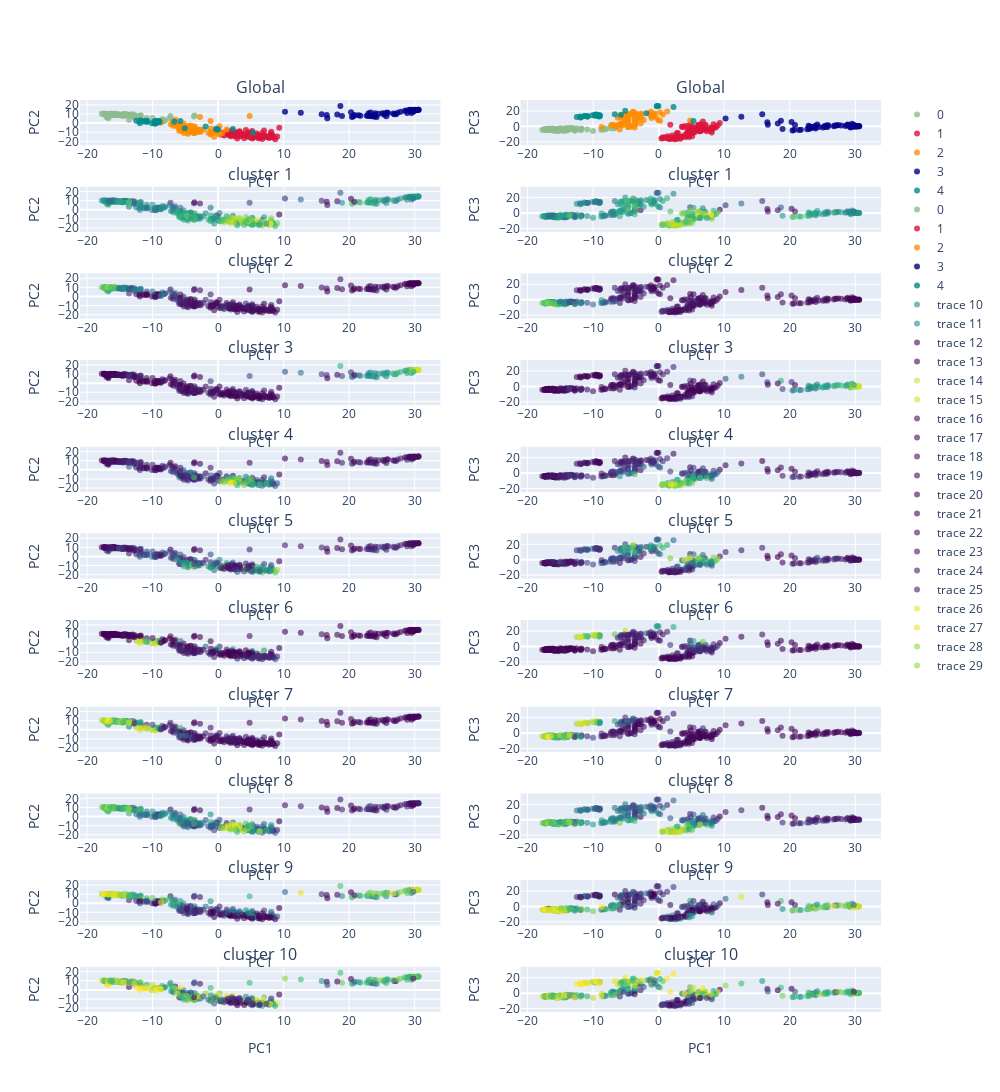

Here is the notebook cell this chart was saved with:
### Markdown cell above
#### iii. cluster visualisation.

The function `MAC_process` performs dimensionality reduction on the _MS profiles_ extracted across local windows. _MS profiles_ are clustered (PCA + Mean Shift). 

Feature-wise, MS profiles contain the normalized probability of individual accessions towards window-level genetic clusters. We average MS_profiles by group. 

Below, the principal coordinates of Dr on the entire data sets are used to convey the ID of _MS profile_ features.

First the labels from the full set clustering are replotted.

### Code cell
from plotly import tools
from structure_tools.mstutorial_tools import KDE_pca

KDE_pca(feats= feats,Cameo= Cameo,label_vector= labels1,Subset= Subset, 
        Col_vec= colordict)

### Figure 1 — Plotly figure (JSON) as saved in the notebook; plotly's stock layout.template omitted (floating-point values rounded to 4 significant figures; data arrays with more than 128 entries replaced by an {"elided": "..."} marker saying what was removed)
{"data": [{"marker": {"color": "darkseagreen", "line": {"width": 0}, "opacity": 0.8, "size": 6, "symbol": "circle"}, "mode": "markers", "name": "0", "type": "scatter", "x": [-7.267, -3.689, -3.598, -14.12, -13.0, -17.75, -17.29, -15.15, -16.71, -17.27, -15.73, -14.62, -8.52, -15.72, -15.87, -12.72, -10.9, -11.86, -6.936, -12.49, -13.11, -15.79, -13.6, -13.42, -17.25, -11.79, -14.75, -16.57, -14.68, -17.04, -17.06, -14.77, -7.39, -16.29, -15.64, -8.431, -8.143, -13.59, -15.99, -16.04, -15.25, -12.78, -14.52, -13.28, -17.22, -16.54, -17.41, -16.2, -14.41, -15.6, -13.93, -15.94, -11.77, -17.45, -17.04, -16.28, -13.84, -16.21, -16.94, -14.11, -13.67, -15.86, -16.21, -14.23, -16.75, -15.73, -16.14, -14.08, -13.98, -17.09, -16.48, -16.12, -15.53, -15.86, -16.39, -15.31, -8.118, -15.94, -17.28, -6.658, -15.13, -14.29, -15.79, -15.3, -16.15, -17.01, -17.35, -17.37, -16.15, -16.07, -14.16, -16.01, -16.71, -13.6, -16.65, -15.54, -16.11, -10.01, -16.44, -12.83, -14.69, -16.75, -16.78, -8.758, -17.32, -15.79, -16.86, -16.07, -15.17, -16.76, -14.9, -13.61, -15.14, -11.97, -14.47, -16.26, -16.5], "xaxis": "x", "y": [7.676, 7.179, 8.248, 9.332, 9.629, 10.22, 9.578, 9.579, 8.925, 9.804, 9.668, 8.166, 4.274, 9.876, 9.259, 8.685, 5.502, 7.608, 2.906, 7.388, 7.896, 10.12, 3.287, 9.334, 9.614, 8.498, 9.175, 9.617, 8.653, 9.147, 9.54, 8.985, 5.259, 9.468, 9.426, 2.1, 3.505, 8.491, 9.703, 9.915, 9.237, 6.399, 9.641, 8.881, 9.445, 9.419, 9.887, 9.942, 9.563, 9.445, 9.024, 9.894, 4.616, 10.22, 6.636, 9.083, 9.269, 8.924, 9.611, 9.31, 7.972, 9.584, 9.426, 9.859, 5.445, 10.24, 8.82, 9.307, 9.398, 10.15, 9.397, 9.913, 9.145, 8.928, 9.559, 8.953, 2.568, 9.966, 9.733, 1.872, 9.185, 9.424, 9.076, 9.501, 10.14, 9.806, 9.782, 10.16, 9.973, 9.923, 8.279, 9.634, 9.059, 7.764, 8.892, 9.144, 9.651, 5.579, 10.18, 6.863, 8.778, 6.425, 7.561, 0.4684, 10.17, 9.77, 9.926, 9.67, 8.973, 9.838, 8.727, 8.177, 8.684, 7.94, 8.135, 9.421, 10.02], "yaxis": "y"}, {"marker": {"color": "crimson", "line": {"width": 0}, "opacity": 0.8, "size": 6, "symbol": "circle"}, "mode": "markers", "name": "1", "type": "scatter", "x": [9.327, 4.433, 5.199, 4.674, 1.696, 8.433, 9.014, 7.165, 4.95, 0.5718, 6.038, 3.545, 1.389, 5.172, 8.278, 7.926, 5.451, 6.937, 7.014, 6.161, 5.214, 5.303, 6.103, 4.522, 5.254, 6.06, 4.905, 6.382, 3.539, 6.086, 7.756, 4.756, 3.673, 6.743, 6.926, 8.72, 6.729, 8.388, 2.386, 4.245, 8.105, 2.741, 8.027, 4.548, 2.902, 7.184, 7.158, 8.019, 1.155, 4.074, 5.485, 7.959, 6.051, 1.775, 4.661, 2.309, 4.967, 5.142, 6.196, 4.895, 4.549, 4.639, 2.296, 2.95, 3.259, 5.915, 3.924, 6.618, 1.982, 7.351, 6.277, 2.923, 0.4232, 4.381, 1.607, 3.428, 6.397, 1.535, 1.718, 2.736, 2.093, 5.328, 1.897, 2.559, 4.36, 3.979, 1.556, 3.306, 3.301, 5.228, 3.011, 1.899, 4.744, 0.9181, 2.759, 2.92, 4.638, 2.459, 5.113, 0.6735], "xaxis": "x", "y": [-5.192, -14.52, -8.61, -11.93, -9.522, -15.83, -14.71, -14.12, -11.83, -10.44, -14.07, -12.9, -9.055, -15.45, -13.06, -13.63, -15.56, -14.76, -8.097, -16.74, -12.7, -12.69, -13.51, -11.94, -12.84, -13.6, -12.42, -14.84, -11.9, -13.82, -16.35, -12.65, -12.28, -10.97, -14.3, -17.67, -17.55, -15.1, -10.29, -7.63, -9.361, -11.13, -11.61, -10.48, -10.17, -15.38, -13.8, -15.38, -11.01, -13.23, -14.97, -15.52, -14.13, -11.68, -14.9, -13.43, -15.87, -15.42, -14.24, -13.0, -12.6, -11.38, -9.852, -13.45, -8.907, -11.29, -13.19, -14.02, -12.58, -15.08, -16.21, -12.99, -12.56, -13.64, -12.83, -14.37, -16.2, -12.48, -12.62, -12.57, -8.19, -14.7, -13.07, -9.929, -13.66, -16.58, -10.02, -12.28, -9.794, -16.95, -13.37, -14.36, -12.34, -13.66, -14.41, -16.98, -10.63, -14.12, -10.05, -12.3], "yaxis": "y"}, {"marker": {"color": "darkorange", "line": {"width": 0}, "opacity": 0.8, "size": 6, "symbol": "circle"}, "mode": "markers", "name": "2", "type": "scatter", "x": [4.803, -2.763, -6.546, 0.2117, -2.714, -1.148, -3.591, -3.7, -4.491, -3.564, -3.469, -4.593, -7.215, -6.835, -4.158, -0.7689, -5.272, -5.875, -5.81, -0.8177, -1.086, -6.955, -4.537, -1.084, -5.9, 1.301, -1.179, -0.7753, -2.658, -4.763, -3.037, -3.078, -4.694, -4.258, -4.677, -0.3635, -5.435, -4.597, -3.081, -0.02797, -1.101, -3.679, -2.969, -5.886, -3.515, -5.312, -2.766, -1.058, -0.7541, -3.964, -3.495, -2.28, -5.547, -5.926, -3.861, -6.117, -3.649, -6.233, -5.745, -5.506, -0.6029, -5.218, -8.707, 0.2027, -4.666, -1.496, -4.803, -4.021, 0.6252, -3.66], "xaxis": "x", "y": [7.761, 6.786, 3.805, -3.585, -7.591, 2.2, -3.436, -10.5, -9.414, -5.502, -10.71, -11.71, -1.344, -2.807, -2.737, -10.18, -0.4268, -1.644, -1.681, -10.5, -6.25, -1.146, -6.045, -10.25, -3.279, -7.036, -12.37, -10.66, -9.552, -10.44, -8.452, -8.924, -4.687, -3.218, -3.285, -8.172, -2.933, -5.311, -7.041, -10.93, -11.12, -10.92, -9.762, -6.557, -7.421, -8.379, -7.273, -9.707, -9.184, -8.106, -8.574, -7.132, -8.896, -8.301, -10.39, -1.944, -9.406, -4.115, -6.466, -6.869, -15.04, -10.89, 0.9889, -12.58, -6.931, -10.6, -6.213, -9.056, -11.14, -8.29], "yaxis": "y"}, {"marker": {"color": "darkblue", "line": {"width": 0}, "opacity": 0.8, "size": 6, "symbol": "circle"}, "mode": "markers", "name": "3", "type": "scatter", "x": [30.01, 30.6, 30.02, 29.67, 30.21, 29.69, 23.06, 23.59, 23.33, 30.41, 21.71, 18.65, 29.5, 29.81, 20.41, 29.68, 29.69, 25.42, 15.8, 29.85, 25.67, 23.95, 26.88, 29.16, 27.15, 30.57, 29.52, 22.67, 21.42, 20.66, 29.27, 25.75, 29.92, 10.21, 22.87, 27.38, 27.86, 23.85, 29.56, 28.5, 23.27, 29.28, 30.51, 23.93, 12.62, 28.84, 24.44, 25.06, 29.61, 29.93, 20.28, 18.9, 29.21, 29.36, 29.57, 29.13, 16.58, 22.96, 26.73, 28.76, 25.92, 29.79, 24.19, 25.32, 18.17, 16.66, 20.8], "xaxis": "x", "y": [14.56, 14.57, 14.22, 13.93, 14.23, 14.08, 8.048, 7.741, 7.649, 14.45, 8.118, 18.75, 11.2, 13.87, 6.65, 13.35, 14.36, 10.65, 9.8, 14.03, 7.524, 10.71, 9.816, 13.76, 9.669, 14.54, 13.19, 8.116, 8.533, 7.633, 13.94, 11.56, 14.32, 12.41, 8.186, 11.29, 12.34, 7.02, 14.11, 13.6, 11.61, 14.64, 14.65, 8.806, 11.34, 11.11, 10.36, 10.74, 14.35, 14.32, 12.01, 7.835, 13.67, 14.17, 13.95, 14.12, 8.873, 10.73, 10.56, 13.87, 11.2, 12.46, 6.58, 9.262, 9.307, 5.326, 8.843], "yaxis": "y"}, {"marker": {"color": "darkcyan", "line": {"width": 0}, "opacity": 0.8, "size": 6, "symbol": "circle"}, "mode": "markers", "name": "4", "type": "scatter", "x": [-11.25, -0.2046, -0.03446, -1.895, 5.314, -10.81, 2.258, -6.688, -10.86, -9.41, -9.011, -12.5, -0.3048, -5.757, -11.35, -11.83, -9.21, -9.268, -5.095, -9.074, -9.482, -12.02, -9.727, -11.94, -9.513, -10.1, -10.92, -9.711, -9.409, -8.965, -8.997], "xaxis": "x", "y": [2.044, -7.103, -7.14, -3.689, -10.45, 2.42, -6.466, 1.357, 1.285, 2.171, 1.476, 2.496, -6.322, 2.284, 1.725, 3.101, 1.699, 2.339, -5.74, 1.522, -0.2628, 1.737, 1.979, -0.1686, -0.4316, -0.1748, 2.502, -0.3327, 2.309, 2.38, 1.084], "yaxis": "y"}, {"marker": {"color": "darkseagreen", "line": {"width": 0}, "opacity": 0.8, "size": 6, "symbol": "circle"}, "mode": "markers", "name": "0", "type": "scatter", "x": [-7.267, -3.689, -3.598, -14.12, -13.0, -17.75, -17.29, -15.15, -16.71, -17.27, -15.73, -14.62, -8.52, -15.72, -15.87, -12.72, -10.9, -11.86, -6.936, -12.49, -13.11, -15.79, -13.6, -13.42, -17.25, -11.79, -14.75, -16.57, -14.68, -17.04, -17.06, -14.77, -7.39, -16.29, -15.64, -8.431, -8.143, -13.59, -15.99, -16.04, -15.25, -12.78, -14.52, -13.28, -17.22, -16.54, -17.41, -16.2, -14.41, -15.6, -13.93, -15.94, -11.77, -17.45, -17.04, -16.28, -13.84, -16.21, -16.94, -14.11, -13.67, -15.86, -16.21, -14.23, -16.75, -15.73, -16.14, -14.08, -13.98, -17.09, -16.48, -16.12, -15.53, -15.86, -16.39, -15.31, -8.118, -15.94, -17.28, -6.658, -15.13, -14.29, -15.79, -15.3, -16.15, -17.01, -17.35, -17.37, -16.15, -16.07, -14.16, -16.01, -16.71, -13.6, -16.65, -15.54, -16.11, -10.01, -16.44, -12.83, -14.69, -16.75, -16.78, -8.758, -17.32, -15.79, -16.86, -16.07, -15.17, -16.76, -14.9, -13.61, -15.14, -11.97, -14.47, -16.26, -16.5], "xaxis": "x2", "y": [0.2581, 2.785, 4.424, -2.204, -3.026, -4.249, -4.757, -4.397, -4.028, -3.883, -3.593, -4.229, -4.017, -4.503, -3.436, -3.696, -3.982, -4.651, -2.703, -2.357, -2.556, -4.596, -3.062, -2.103, -4.752, -3.607, -4.549, -4.229, -5.587, -4.318, -3.545, -3.734, -2.51, -3.788, -4.645, -3.484, -2.729, -2.563, -4.889, -4.871, -4.888, -5.402, -3.482, -2.952, -4.423, -3.811, -4.122, -4.907, -4.21, -4.473, -3.006, -4.894, -2.835, -4.406, -3.242, -3.106, -4.916, -3.261, -4.558, -4.803, -3.435, -4.687, -3.763, -4.561, -3.087, -5.598, -2.8, -3.904, -3.917, -3.72, -3.438, -4.888, -4.61, -3.638, -3.536, -6.115, -3.656, -4.891, -4.302, -2.151, -4.237, -5.933, -5.812, -4.897, -4.856, -3.448, -4.202, -3.925, -4.8, -4.783, -3.001, -4.247, -4.112, -2.847, -3.126, -4.11, -3.756, -6.166, -3.762, -5.21, -4.106, -3.068, -3.67, -4.388, -4.005, -4.595, -4.504, -4.76, -5.266, -4.346, -2.411, -3.187, -2.769, -4.436, -3.247, -3.429, -4.165], "yaxis": "y2"}, {"marker": {"color": "crimson", "line": {"width": 0}, "opacity": 0.8, "size": 6, "symbol": "circle"}, "mode": "markers", "name": "1", "type": "scatter", "x": [9.327, 4.433, 5.199, 4.674, 1.696, 8.433, 9.014, 7.165, 4.95, 0.5718, 6.038, 3.545, 1.389, 5.172, 8.278, 7.926, 5.451, 6.937, 7.014, 6.161, 5.214, 5.303, 6.103, 4.522, 5.254, 6.06, 4.905, 6.382, 3.539, 6.086, 7.756, 4.756, 3.673, 6.743, 6.926, 8.72, 6.729, 8.388, 2.386, 4.245, 8.105, 2.741, 8.027, 4.548, 2.902, 7.184, 7.158, 8.019, 1.155, 4.074, 5.485, 7.959, 6.051, 1.775, 4.661, 2.309, 4.967, 5.142, 6.196, 4.895, 4.549, 4.639, 2.296, 2.95, 3.259, 5.915, 3.924, 6.618, 1.982, 7.351, 6.277, 2.923, 0.4232, 4.381, 1.607, 3.428, 6.397, 1.535, 1.718, 2.736, 2.093, 5.328, 1.897, 2.559, 4.36, 3.979, 1.556, 3.306, 3.301, 5.228, 3.011, 1.899, 4.744, 0.9181, 2.759, 2.92, 4.638, 2.459, 5.113, 0.6735], "xaxis": "x2", "y": [4.292, 0.6631, -0.7979, -7.112, -15.85, -1.561, 1.021, 1.744, -7.423, -14.34, 1.373, -13.33, -12.91, -4.353, -2.789, -4.145, -2.119, -4.032, 1.776, -1.202, -6.485, -6.428, -4.768, -6.941, -6.521, -4.693, -5.967, 2.777, -0.5655, 0.7229, -4.524, -10.02, -0.8453, 6.172, -3.924, -1.464, -0.6412, 2.844, -14.34, -12.45, -7.847, -14.54, -5.542, -10.79, -13.41, -2.397, -3.796, -2.935, -14.95, -13.77, -7.58, -1.506, 1.6, 1.954, -1.552, -15.08, -4.523, -8.586, -6.354, 3.379, -10.18, -13.86, -16.2, -14.12, -13.35, -3.423, 0.1891, -3.192, -15.72, -6.372, -6.158, -15.45, -15.59, -5.929, -15.18, -13.99, -6.339, -15.16, -15.27, -15.75, -11.69, -7.504, -15.86, -16.66, -9.874, -11.29, -16.37, -13.3, -16.0, -4.872, -14.39, -14.62, -10.12, -14.21, -9.049, -8.736, -11.82, -14.3, -12.8, -15.39], "yaxis": "y2"}, {"marker": {"color": "darkorange", "line": {"width": 0}, "opacity": 0.8, "size": 6, "symbol": "circle"}, "mode": "markers", "name": "2", "type": "scatter", "x": [4.803, -2.763, -6.546, 0.2117, -2.714, -1.148, -3.591, -3.7, -4.491, -3.564, -3.469, -4.593, -7.215, -6.835, -4.158, -0.7689, -5.272, -5.875, -5.81, -0.8177, -1.086, -6.955, -4.537, -1.084, -5.9, 1.301, -1.179, -0.7753, -2.658, -4.763, -3.037, -3.078, -4.694, -4.258, -4.677, -0.3635, -5.435, -4.597, -3.081, -0.02797, -1.101, -3.679, -2.969, -5.886, -3.515, -5.312, -2.766, -1.058, -0.7541, -3.964, -3.495, -2.28, -5.547, -5.926, -3.861, -6.117, -3.649, -6.233, -5.745, -5.506, -0.6029, -5.218, -8.707, 0.2027, -4.666, -1.496, -4.803, -4.021, 0.6252, -3.66], "xaxis": "x2", "y": [7.518, 3.615, -0.1526, 7.194, 16.76, 13.29, 2.336, 14.34, 15.52, 6.18, 11.55, 10.09, 1.694, 1.588, 0.1617, 15.14, 4.423, 2.103, 2.193, 15.18, 10.93, 2.042, 15.22, 13.31, 2.611, 19.09, 18.78, 15.14, 11.39, 9.748, 11.45, 14.58, 5.833, -0.08943, -0.7438, 11.08, 1.46, -0.8137, 11.55, 8.058, 16.4, 7.376, 11.12, 12.27, 16.85, 12.01, 15.66, 15.07, 12.98, 18.16, 14.19, 8.099, 6.162, -4.203, 19.03, 2.054, 9.587, 11.29, 14.24, 13.78, 16.79, 15.45, -0.6757, 18.29, 5.17, 16.61, 14.66, 15.56, 15.44, -1.581], "yaxis": "y2"}, {"marker": {"color": "darkblue", "line": {"width": 0}, "opacity": 0.8, "size": 6, "symbol": "circle"}, "mode": "markers", "name": "3", "type": "scatter", "x": [30.01, 30.6, 30.02, 29.67, 30.21, 29.69, 23.06, 23.59, 23.33, 30.41, 21.71, 18.65, 29.5, 29.81, 20.41, 29.68, 29.69, 25.42, 15.8, 29.85, 25.67, 23.95, 26.88, 29.16, 27.15, 30.57, 29.52, 22.67, 21.42, 20.66, 29.27, 25.75, 29.92, 10.21, 22.87, 27.38, 27.86, 23.85, 29.56, 28.5, 23.27, 29.28, 30.51, 23.93, 12.62, 28.84, 24.44, 25.06, 29.61, 29.93, 20.28, 18.9, 29.21, 29.36, 29.57, 29.13, 16.58, 22.96, 26.73, 28.76, 25.92, 29.79, 24.19, 25.32, 18.17, 16.66, 20.8], "xaxis": "x2", "y": [0.8817, 0.03266, 0.3344, 0.4588, -0.4324, 1.267, -0.1384, -1.309, -1.242, 0.02706, -4.54, 7.225, 3.343, 0.235, -5.233, 0.5849, 0.1434, -0.873, 15.6, -0.1166, 1.561, -2.883, 1.155, 1.025, 1.133, 0.004328, 1.145, -3.641, -4.641, -4.829, 0.7581, -0.952, 0.1131, 10.03, 0.743, 1.685, 1.107, 0.5117, -0.157, 0.3947, -2.173, -1.423, 0.352, -0.5483, 12.43, 2.429, -0.9423, -1.414, 0.4314, 0.2504, 5.555, -3.455, -0.3649, 0.5379, -0.3066, 0.7913, 5.333, -3.555, 0.2635, 1.551, 1.013, 1.865, 2.507, 0.5217, 3.61, 2.005, 1.838], "yaxis": "y2"}, {"marker": {"color": "darkcyan", "line": {"width": 0}, "opacity": 0.8, "size": 6, "symbol": "circle"}, "mode": "markers", "name": "4", "type": "scatter", "x": [-11.25, -0.2046, -0.03446, -1.895, 5.314, -10.81, 2.258, -6.688, -10.86, -9.41, -9.011, -12.5, -0.3048, -5.757, -11.35, -11.83, -9.21, -9.268, -5.095, -9.074, -9.482, -12.02, -9.727, -11.94, -9.513, -10.1, -10.92, -9.711, -9.409, -8.965, -8.997], "xaxis": "x2", "y": [13.26, 26.36, 26.26, 16.95, 6.993, 13.25, 25.12, 15.65, 12.85, 14.15, 13.89, 12.15, 25.96, 14.88, 13.49, 11.88, 14.26, 14.22, 20.16, 12.84, 15.07, 12.72, 13.83, 11.54, 15.2, 14.38, 12.84, 15.02, 14.18, 14.46, 12.99], "yaxis": "y2"}, {"marker": {"color": {"elided": "385 float values"}, "colorscale": [[0, "#440154"], [0.1111, "#482878"], [0.2222, "#3e4989"], [0.3333, "#31688e"], [0.4444, "#26828e"], [0.5556, "#1f9e89"], [0.6667, "#35b779"], [0.7778, "#6ece58"], [0.8889, "#b5de2b"], [1, "#fde725"]], "line": {"width": 0}, "opacity": 0.6, "size": 6, "symbol": "circle"}, "mode": "markers", "type": "scatter", "x": {"elided": "385 float values"}, "xaxis": "x3", "y": {"elided": "385 float values"}, "yaxis": "y3"}, {"marker": {"color": {"elided": "385 float values"}, "colorscale": [[0, "#440154"], [0.1111, "#482878"], [0.2222, "#3e4989"], [0.3333, "#31688e"], [0.4444, "#26828e"], [0.5556, "#1f9e89"], [0.6667, "#35b779"], [0.7778, "#6ece58"], [0.8889, "#b5de2b"], [1, "#fde725"]], "line": {"width": 0}, "opacity": 0.6, "size": 6, "symbol": "circle"}, "mode": "markers", "type": "scatter", "x": {"elided": "385 float values"}, "xaxis": "x4", "y": {"elided": "385 float values"}, "yaxis": "y4"}, {"marker": {"color": {"elided": "385 float values"}, "colorscale": [[0, "#440154"], [0.1111, "#482878"], [0.2222, "#3e4989"], [0.3333, "#31688e"], [0.4444, "#26828e"], [0.5556, "#1f9e89"], [0.6667, "#35b779"], [0.7778, "#6ece58"], [0.8889, "#b5de2b"], [1, "#fde725"]], "line": {"width": 0}, "opacity": 0.6, "size": 6, "symbol": "circle"}, "mode": "markers", "type": "scatter", "x": {"elided": "385 float values"}, "xaxis": "x5", "y": {"elided": "385 float values"}, "yaxis": "y5"}, {"marker": {"color": {"elided": "385 float values"}, "colorscale": [[0, "#440154"], [0.1111, "#482878"], [0.2222, "#3e4989"], [0.3333, "#31688e"], [0.4444, "#26828e"], [0.5556, "#1f9e89"], [0.6667, "#35b779"], [0.7778, "#6ece58"], [0.8889, "#b5de2b"], [1, "#fde725"]], "line": {"width": 0}, "opacity": 0.6, "size": 6, "symbol": "circle"}, "mode": "markers", "type": "scatter", "x": {"elided": "385 float values"}, "xaxis": "x6", "y": {"elided": "385 float values"}, "yaxis": "y6"}, {"marker": {"color": {"elided": "385 float values"}, "colorscale": [[0, "#440154"], [0.1111, "#482878"], [0.2222, "#3e4989"], [0.3333, "#31688e"], [0.4444, "#26828e"], [0.5556, "#1f9e89"], [0.6667, "#35b779"], [0.7778, "#6ece58"], [0.8889, "#b5de2b"], [1, "#fde725"]], "line": {"width": 0}, "opacity": 0.6, "size": 6, "symbol": "circle"}, "mode": "markers", "type": "scatter", "x": {"elided": "385 float values"}, "xaxis": "x7", "y": {"elided": "385 float values"}, "yaxis": "y7"}, {"marker": {"color": {"elided": "385 float values"}, "colorscale": [[0, "#440154"], [0.1111, "#482878"], [0.2222, "#3e4989"], [0.3333, "#31688e"], [0.4444, "#26828e"], [0.5556, "#1f9e89"], [0.6667, "#35b779"], [0.7778, "#6ece58"], [0.8889, "#b5de2b"], [1, "#fde725"]], "line": {"width": 0}, "opacity": 0.6, "size": 6, "symbol": "circle"}, "mode": "markers", "type": "scatter", "x": {"elided": "385 float values"}, "xaxis": "x8", "y": {"elided": "385 float values"}, "yaxis": "y8"}, {"marker": {"color": {"elided": "385 float values"}, "colorscale": [[0, "#440154"], [0.1111, "#482878"], [0.2222, "#3e4989"], [0.3333, "#31688e"], [0.4444, "#26828e"], [0.5556, "#1f9e89"], [0.6667, "#35b779"], [0.7778, "#6ece58"], [0.8889, "#b5de2b"], [1, "#fde725"]], "line": {"width": 0}, "opacity": 0.6, "size": 6, "symbol": "circle"}, "mode": "markers", "type": "scatter", "x": {"elided": "385 float values"}, "xaxis": "x9", "y": {"elided": "385 float values"}, "yaxis": "y9"}, {"marker": {"color": {"elided": "385 float values"}, "colorscale": [[0, "#440154"], [0.1111, "#482878"], [0.2222, "#3e4989"], [0.3333, "#31688e"], [0.4444, "#26828e"], [0.5556, "#1f9e89"], [0.6667, "#35b779"], [0.7778, "#6ece58"], [0.8889, "#b5de2b"], [1, "#fde725"]], "line": {"width": 0}, "opacity": 0.6, "size": 6, "symbol": "circle"}, "mode": "markers", "type": "scatter", "x": {"elided": "385 float values"}, "xaxis": "x10", "y": {"elided": "385 float values"}, "yaxis": "y10"}, {"marker": {"color": {"elided": "385 float values"}, "colorscale": [[0, "#440154"], [0.1111, "#482878"], [0.2222, "#3e4989"], [0.3333, "#31688e"], [0.4444, "#26828e"], [0.5556, "#1f9e89"], [0.6667, "#35b779"], [0.7778, "#6ece58"], [0.8889, "#b5de2b"], [1, "#fde725"]], "line": {"width": 0}, "opacity": 0.6, "size": 6, "symbol": "circle"}, "mode": "markers", "type": "scatter", "x": {"elided": "385 float values"}, "xaxis": "x11", "y": {"elided": "385 float values"}, "yaxis": "y11"}, {"marker": {"color": {"elided": "385 float values"}, "colorscale": [[0, "#440154"], [0.1111, "#482878"], [0.2222, "#3e4989"], [0.3333, "#31688e"], [0.4444, "#26828e"], [0.5556, "#1f9e89"], [0.6667, "#35b779"], [0.7778, "#6ece58"], [0.8889, "#b5de2b"], [1, "#fde725"]], "line": {"width": 0}, "opacity": 0.6, "size": 6, "symbol": "circle"}, "mode": "markers", "type": "scatter", "x": {"elided": "385 float values"}, "xaxis": "x12", "y": {"elided": "385 float values"}, "yaxis": "y12"}, {"marker": {"color": {"elided": "385 float values"}, "colorscale": [[0, "#440154"], [0.1111, "#482878"], [0.2222, "#3e4989"], [0.3333, "#31688e"], [0.4444, "#26828e"], [0.5556, "#1f9e89"], [0.6667, "#35b779"], [0.7778, "#6ece58"], [0.8889, "#b5de2b"], [1, "#fde725"]], "line": {"width": 0}, "opacity": 0.6, "size": 6, "symbol": "circle"}, "mode": "markers", "type": "scatter", "x": {"elided": "385 float values"}, "xaxis": "x13", "y": {"elided": "385 float values"}, "yaxis": "y13"}, {"marker": {"color": {"elided": "385 float values"}, "colorscale": [[0, "#440154"], [0.1111, "#482878"], [0.2222, "#3e4989"], [0.3333, "#31688e"], [0.4444, "#26828e"], [0.5556, "#1f9e89"], [0.6667, "#35b779"], [0.7778, "#6ece58"], [0.8889, "#b5de2b"], [1, "#fde725"]], "line": {"width": 0}, "opacity": 0.6, "size": 6, "symbol": "circle"}, "mode": "markers", "type": "scatter", "x": {"elided": "385 float values"}, "xaxis": "x14", "y": {"elided": "385 float values"}, "yaxis": "y14"}, {"marker": {"color": {"elided": "385 float values"}, "colorscale": [[0, "#440154"], [0.1111, "#482878"], [0.2222, "#3e4989"], [0.3333, "#31688e"], [0.4444, "#26828e"], [0.5556, "#1f9e89"], [0.6667, "#35b779"], [0.7778, "#6ece58"], [0.8889, "#b5de2b"], [1, "#fde725"]], "line": {"width": 0}, "opacity": 0.6, "size": 6, "symbol": "circle"}, "mode": "markers", "type": "scatter", "x": {"elided": "385 float values"}, "xaxis": "x15", "y": {"elided": "385 float values"}, "yaxis": "y15"}, {"marker": {"color": {"elided": "385 float values"}, "colorscale": [[0, "#440154"], [0.1111, "#482878"], [0.2222, "#3e4989"], [0.3333, "#31688e"], [0.4444, "#26828e"], [0.5556, "#1f9e89"], [0.6667, "#35b779"], [0.7778, "#6ece58"], [0.8889, "#b5de2b"], [1, "#fde725"]], "line": {"width": 0}, "opacity": 0.6, "size": 6, "symbol": "circle"}, "mode": "markers", "type": "scatter", "x": {"elided": "385 float values"}, "xaxis": "x16", "y": {"elided": "385 float values"}, "yaxis": "y16"}, {"marker": {"color": {"elided": "385 float values"}, "colorscale": [[0, "#440154"], [0.1111, "#482878"], [0.2222, "#3e4989"], [0.3333, "#31688e"], [0.4444, "#26828e"], [0.5556, "#1f9e89"], [0.6667, "#35b779"], [0.7778, "#6ece58"], [0.8889, "#b5de2b"], [1, "#fde725"]], "line": {"width": 0}, "opacity": 0.6, "size": 6, "symbol": "circle"}, "mode": "markers", "type": "scatter", "x": {"elided": "385 float values"}, "xaxis": "x17", "y": {"elided": "385 float values"}, "yaxis": "y17"}, {"marker": {"color": {"elided": "385 float values"}, "colorscale": [[0, "#440154"], [0.1111, "#482878"], [0.2222, "#3e4989"], [0.3333, "#31688e"], [0.4444, "#26828e"], [0.5556, "#1f9e89"], [0.6667, "#35b779"], [0.7778, "#6ece58"], [0.8889, "#b5de2b"], [1, "#fde725"]], "line": {"width": 0}, "opacity": 0.6, "size": 6, "symbol": "circle"}, "mode": "markers", "type": "scatter", "x": {"elided": "385 float values"}, "xaxis": "x18", "y": {"elided": "385 float values"}, "yaxis": "y18"}, {"marker": {"color": {"elided": "385 float values"}, "colorscale": [[0, "#440154"], [0.1111, "#482878"], [0.2222, "#3e4989"], [0.3333, "#31688e"], [0.4444, "#26828e"], [0.5556, "#1f9e89"], [0.6667, "#35b779"], [0.7778, "#6ece58"], [0.8889, "#b5de2b"], [1, "#fde725"]], "line": {"width": 0}, "opacity": 0.6, "size": 6, "symbol": "circle"}, "mode": "markers", "type": "scatter", "x": {"elided": "385 float values"}, "xaxis": "x19", "y": {"elided": "385 float values"}, "yaxis": "y19"}, {"marker": {"color": {"elided": "385 float values"}, "colorscale": [[0, "#440154"], [0.1111, "#482878"], [0.2222, "#3e4989"], [0.3333, "#31688e"], [0.4444, "#26828e"], [0.5556, "#1f9e89"], [0.6667, "#35b779"], [0.7778, "#6ece58"], [0.8889, "#b5de2b"], [1, "#fde725"]], "line": {"width": 0}, "opacity": 0.6, "size": 6, "symbol": "circle"}, "mode": "markers", "type": "scatter", "x": {"elided": "385 float values"}, "xaxis": "x20", "y": {"elided": "385 float values"}, "yaxis": "y20"}, {"marker": {"color": {"elided": "385 float values"}, "colorscale": [[0, "#440154"], [0.1111, "#482878"], [0.2222, "#3e4989"], [0.3333, "#31688e"], [0.4444, "#26828e"], [0.5556, "#1f9e89"], [0.6667, "#35b779"], [0.7778, "#6ece58"], [0.8889, "#b5de2b"], [1, "#fde725"]], "line": {"width": 0}, "opacity": 0.6, "size": 6, "symbol": "circle"}, "mode": "markers", "type": "scatter", "x": {"elided": "385 float values"}, "xaxis": "x21", "y": {"elided": "385 float values"}, "yaxis": "y21"}, {"marker": {"color": {"elided": "385 float values"}, "colorscale": [[0, "#440154"], [0.1111, "#482878"], [0.2222, "#3e4989"], [0.3333, "#31688e"], [0.4444, "#26828e"], [0.5556, "#1f9e89"], [0.6667, "#35b779"], [0.7778, "#6ece58"], [0.8889, "#b5de2b"], [1, "#fde725"]], "line": {"width": 0}, "opacity": 0.6, "size": 6, "symbol": "circle"}, "mode": "markers", "type": "scatter", "x": {"elided": "385 float values"}, "xaxis": "x22", "y": {"elided": "385 float values"}, "yaxis": "y22"}], "layout": {"annotations": [{"font": {"size": 16}, "showarrow": false, "text": "Global", "x": 0.225, "xanchor": "center", "xref": "paper", "y": 1.0, "yanchor": "bottom", "yref": "paper"}, {"font": {"size": 16}, "showarrow": false, "text": "Global", "x": 0.775, "xanchor": "center", "xref": "paper", "y": 1.0, "yanchor": "bottom", "yref": "paper"}, {"font": {"size": 16}, "showarrow": false, "text": "cluster 1", "x": 0.225, "xanchor": "center", "xref": "paper", "y": 0.905, "yanchor": "bottom", "yref": "paper"}, {"font": {"size": 16}, "showarrow": false, "text": "cluster 1", "x": 0.775, "xanchor": "center", "xref": "paper", "y": 0.905, "yanchor": "bottom", "yref": "paper"}, {"font": {"size": 16}, "showarrow": false, "text": "cluster 2", "x": 0.225, "xanchor": "center", "xref": "paper", "y": 0.8099, "yanchor": "bottom", "yref": "paper"}, {"font": {"size": 16}, "showarrow": false, "text": "cluster 2", "x": 0.775, "xanchor": "center", "xref": "paper", "y": 0.8099, "yanchor": "bottom", "yref": "paper"}, {"font": {"size": 16}, "showarrow": false, "text": "cluster 3", "x": 0.225, "xanchor": "center", "xref": "paper", "y": 0.7149, "yanchor": "bottom", "yref": "paper"}, {"font": {"size": 16}, "showarrow": false, "text": "cluster 3", "x": 0.775, "xanchor": "center", "xref": "paper", "y": 0.7149, "yanchor": "bottom", "yref": "paper"}, {"font": {"size": 16}, "showarrow": false, "text": "cluster 4", "x": 0.225, "xanchor": "center", "xref": "paper", "y": 0.6198, "yanchor": "bottom", "yref": "paper"}, {"font": {"size": 16}, "showarrow": false, "text": "cluster 4", "x": 0.775, "xanchor": "center", "xref": "paper", "y": 0.6198, "yanchor": "bottom", "yref": "paper"}, {"font": {"size": 16}, "showarrow": false, "text": "cluster 5", "x": 0.225, "xanchor": "center", "xref": "paper", "y": 0.5248, "yanchor": "bottom", "yref": "paper"}, {"font": {"size": 16}, "showarrow": false, "text": "cluster 5", "x": 0.775, "xanchor": "center", "xref": "paper", "y": 0.5248, "yanchor": "bottom", "yref": "paper"}, {"font": {"size": 16}, "showarrow": false, "text": "cluster 6", "x": 0.225, "xanchor": "center", "xref": "paper", "y": 0.4298, "yanchor": "bottom", "yref": "paper"}, {"font": {"size": 16}, "showarrow": false, "text": "cluster 6", "x": 0.775, "xanchor": "center", "xref": "paper", "y": 0.4298, "yanchor": "bottom", "yref": "paper"}, {"font": {"size": 16}, "showarrow": false, "text": "cluster 7", "x": 0.225, "xanchor": "center", "xref": "paper", "y": 0.3347, "yanchor": "bottom", "yref": "paper"}, {"font": {"size": 16}, "showarrow": false, "text": "cluster 7", "x": 0.775, "xanchor": "center", "xref": "paper", "y": 0.3347, "yanchor": "bottom", "yref": "paper"}, {"font": {"size": 16}, "showarrow": false, "text": "cluster 8", "x": 0.225, "xanchor": "center", "xref": "paper", "y": 0.2397, "yanchor": "bottom", "yref": "paper"}, {"font": {"size": 16}, "showarrow": false, "text": "cluster 8", "x": 0.775, "xanchor": "center", "xref": "paper", "y": 0.2397, "yanchor": "bottom", "yref": "paper"}, {"font": {"size": 16}, "showarrow": false, "text": "cluster 9", "x": 0.225, "xanchor": "center", "xref": "paper", "y": 0.1446, "yanchor": "bottom", "yref": "paper"}, {"font": {"size": 16}, "showarrow": false, "text": "cluster 9", "x": 0.775, "xanchor": "center", "xref": "paper", "y": 0.1446, "yanchor": "bottom", "yref": "paper"}, {"font": {"size": 16}, "showarrow": false, "text": "cluster 10", "x": 0.225, "xanchor": "center", "xref": "paper", "y": 0.04959, "yanchor": "bottom", "yref": "paper"}, {"font": {"size": 16}, "showarrow": false, "text": "cluster 10", "x": 0.775, "xanchor": "center", "xref": "paper", "y": 0.04959, "yanchor": "bottom", "yref": "paper"}], "height": 2000, "width": 1000, "xaxis": {"anchor": "y", "domain": [0, 0.45], "title": {"text": "PC1"}}, "xaxis10": {"anchor": "y10", "domain": [0.55, 1], "title": {"text": "PC1"}}, "xaxis11": {"anchor": "y11", "domain": [0, 0.45], "title": {"text": "PC1"}}, "xaxis12": {"anchor": "y12", "domain": [0.55, 1], "title": {"text": "PC1"}}, "xaxis13": {"anchor": "y13", "domain": [0, 0.45], "title": {"text": "PC1"}}, "xaxis14": {"anchor": "y14", "domain": [0.55, 1], "title": {"text": "PC1"}}, "xaxis15": {"anchor": "y15", "domain": [0, 0.45], "title": {"text": "PC1"}}, "xaxis16": {"anchor": "y16", "domain": [0.55, 1], "title": {"text": "PC1"}}, "xaxis17": {"anchor": "y17", "domain": [0, 0.45], "title": {"text": "PC1"}}, "xaxis18": {"anchor": "y18", "domain": [0.55, 1], "title": {"text": "PC1"}}, "xaxis19": {"anchor": "y19", "domain": [0, 0.45], "title": {"text": "PC1"}}, "xaxis2": {"anchor": "y2", "domain": [0.55, 1], "title": {"text": "PC1"}}, "xaxis20": {"anchor": "y20", "domain": [0.55, 1], "title": {"text": "PC1"}}, "xaxis21": {"anchor": "y21", "domain": [0, 0.45], "title": {"text": "PC1"}}, "xaxis22": {"anchor": "y22", "domain": [0.55, 1], "title": {"text": "PC1"}}, "xaxis3": {"anchor": "y3", "domain": [0, 0.45], "title": {"text": "PC1"}}, "xaxis4": {"anchor": "y4", "domain": [0.55, 1], "title": {"text": "PC1"}}, "xaxis5": {"anchor": "y5", "domain": [0, 0.45], "title": {"text": "PC1"}}, "xaxis6": {"anchor": "y6", "domain": [0.55, 1], "title": {"text": "PC1"}}, "xaxis7": {"anchor": "y7", "domain": [0, 0.45], "title": {"text": "PC1"}}, "xaxis8": {"anchor": "y8", "domain": [0.55, 1], "title": {"text": "PC1"}}, "xaxis9": {"anchor": "y9", "domain": [0, 0.45], "title": {"text": "PC1"}}, "yaxis": {"anchor": "x", "domain": [0.9504, 1.0], "title": {"text": "PC2"}}, "yaxis10": {"anchor": "x10", "domain": [0.5702, 0.6198], "title": {"text": "PC3"}}, "yaxis11": {"anchor": "x11", "domain": [0.4752, 0.5248], "title": {"text": "PC2"}}, "yaxis12": {"anchor": "x12", "domain": [0.4752, 0.5248], "title": {"text": "PC3"}}, "yaxis13": {"anchor": "x13", "domain": [0.3802, 0.4298], "title": {"text": "PC2"}}, "yaxis14": {"anchor": "x14", "domain": [0.3802, 0.4298], "title": {"text": "PC3"}}, "yaxis15": {"anchor": "x15", "domain": [0.2851, 0.3347], "title": {"text": "PC2"}}, "yaxis16": {"anchor": "x16", "domain": [0.2851, 0.3347], "title": {"text": "PC3"}}, "yaxis17": {"anchor": "x17", "domain": [0.1901, 0.2397], "title": {"text": "PC2"}}, "yaxis18": {"anchor": "x18", "domain": [0.1901, 0.2397], "title": {"text": "PC3"}}, "yaxis19": {"anchor": "x19", "domain": [0.09504, 0.1446], "title": {"text": "PC2"}}, "yaxis2": {"anchor": "x2", "domain": [0.9504, 1.0], "title": {"text": "PC3"}}, "yaxis20": {"anchor": "x20", "domain": [0.09504, 0.1446], "title": {"text": "PC3"}}, "yaxis21": {"anchor": "x21", "domain": [0, 0.04959], "title": {"text": "PC2"}}, "yaxis22": {"anchor": "x22", "domain": [0, 0.04959], "title": {"text": "PC3"}}, "yaxis3": {"anchor": "x3", "domain": [0.8554, 0.905], "title": {"text": "PC2"}}, "yaxis4": {"anchor": "x4", "domain": [0.8554, 0.905], "title": {"text": "PC3"}}, "yaxis5": {"anchor": "x5", "domain": [0.7603, 0.8099], "title": {"text": "PC2"}}, "yaxis6": {"anchor": "x6", "domain": [0.7603, 0.8099], "title": {"text": "PC3"}}, "yaxis7": {"anchor": "x7", "domain": [0.6653, 0.7149], "title": {"text": "PC2"}}, "yaxis8": {"anchor": "x8", "domain": [0.6653, 0.7149], "title": {"text": "PC3"}}, "yaxis9": {"anchor": "x9", "domain": [0.5702, 0.6198], "title": {"text": "PC2"}}}}
